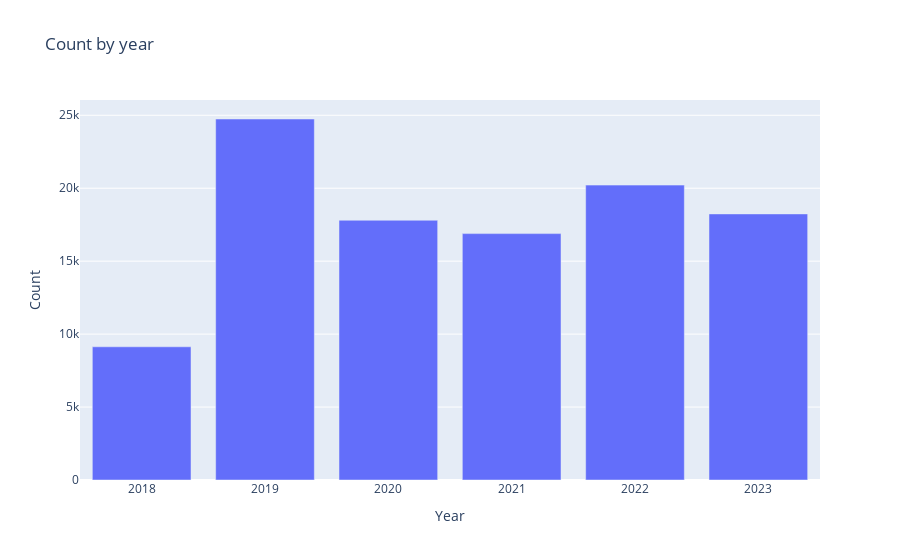

This figure's notebook cell:
### Markdown cell above
#### Yearly

### Code cell
df_year = data.copy()
df_year['Year'] = df_year['Date'].dt.year
df_year = pd.DataFrame(df_year['Year'].value_counts())
df_year = df_year.reset_index()
df_year.columns = ['Year', 'Count']

fig = px.bar(df_year, x='Year', y='Count', title='Count by year')
fig.show()

### Figure 1 — Plotly figure (JSON) as saved in the notebook; plotly's stock layout.template omitted (floating-point values rounded to 4 significant figures)
{"data": [{"alignmentgroup": "True", "hovertemplate": "Year=%{x}<br>Count=%{y}<extra></extra>", "legendgroup": "", "marker": {"color": "#636efa", "pattern": {"shape": ""}}, "name": "", "offsetgroup": "", "orientation": "v", "showlegend": false, "textposition": "auto", "type": "bar", "x": [2019, 2022, 2023, 2020, 2021, 2018], "xaxis": "x", "y": [24745, 20213, 18239, 17805, 16889, 9131], "yaxis": "y"}], "layout": {"barmode": "relative", "legend": {"tracegroupgap": 0}, "title": {"text": "Count by year"}, "xaxis": {"anchor": "y", "domain": [0, 1], "title": {"text": "Year"}}, "yaxis": {"anchor": "x", "domain": [0, 1], "title": {"text": "Count"}}}}
